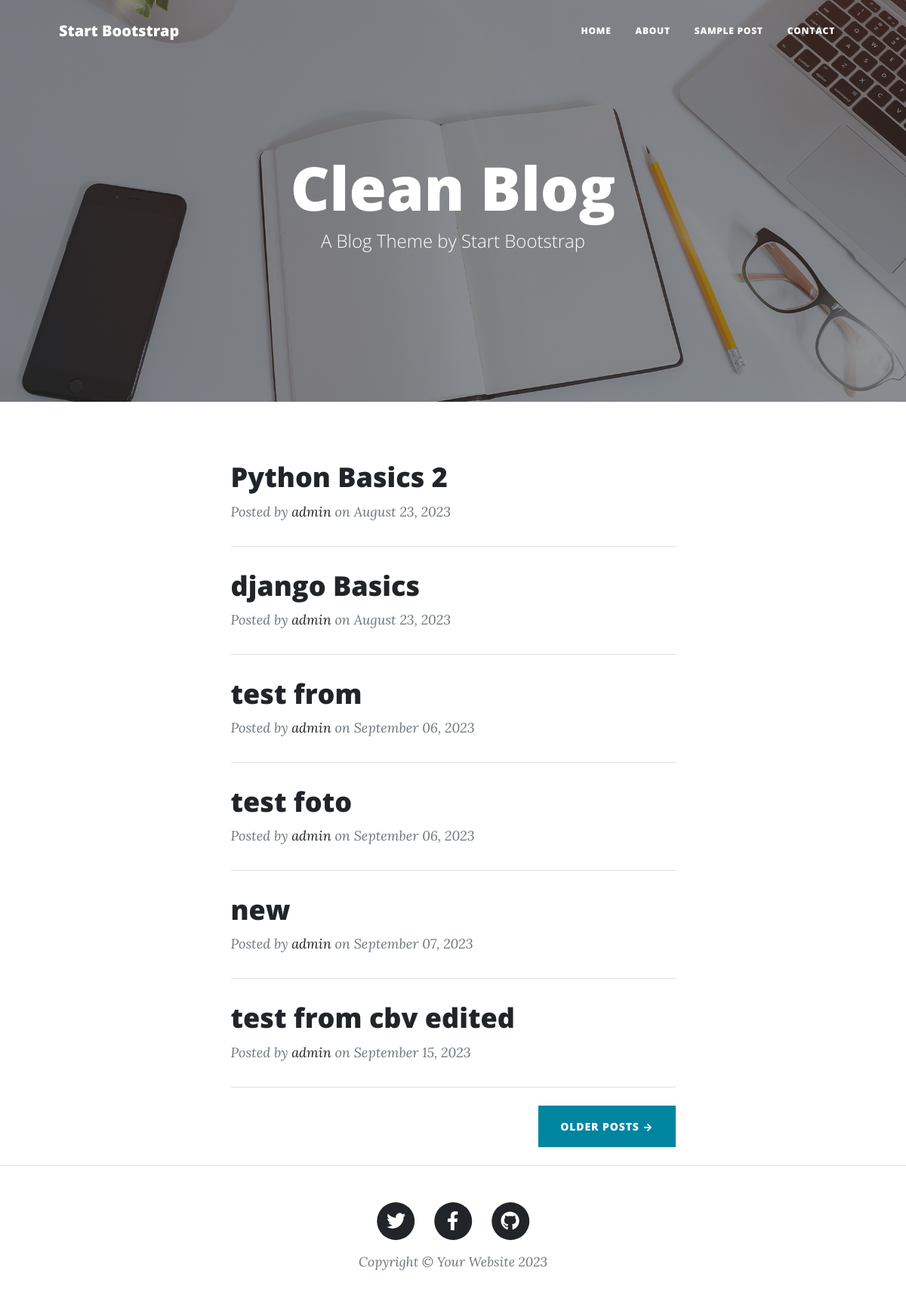
Screenshot of /blog/ with the database file from the repository.
### posts/models.py (models this page shows, shortened)
class Post(models.Model):
    author = models.ForeignKey(User,related_name='post_author' , on_delete=models.SET_NULL,null=True)
    title = models.CharField(max_length=120)
    content = models.TextField(max_length=100000)
    publish_date = models.DateTimeField(default=timezone.now)
    image = models.ImageField(upload_to='posts')
    tags = TaggableManager()
    slug = models.SlugField(null=True,blank=True)

### posts/views2.py (the view)
# urls.py: path('blog/' , PostList.as_view()),
class PostList(generic.ListView):
    model = Post

### posts/templates/posts/post_list.html (shortened to what this page needs)
{% load static %}
<!DOCTYPE html>
<html lang="en">
    <head>
        <link href="{% static 'css/styles.css' %}" rel="stylesheet" />
    </head>
    <body>
        <nav class="navbar navbar-expand-lg navbar-light" id="mainNav">
            <div class="container px-4 px-lg-5">
                <a class="navbar-brand" href="index.html">Start Bootstrap</a>
                <div class="collapse navbar-collapse" id="navbarResponsive">
                    <ul class="navbar-nav ms-auto py-4 py-lg-0">
                        <li class="nav-item"><a class="nav-link px-lg-3 py-3 py-lg-4" href="index.html">Home</a></li>
                        <li class="nav-item"><a class="nav-link px-lg-3 py-3 py-lg-4" href="about.html">About</a></li>
                        <li class="nav-item"><a class="nav-link px-lg-3 py-3 py-lg-4" href="post.html">Sample Post</a></li>
                        <li class="nav-item"><a class="nav-link px-lg-3 py-3 py-lg-4" href="contact.html">Contact</a></li>
                    </ul>
                </div>
            </div>
        </nav>
        <header class="masthead" style="background-image: url('{% static 'assets/img/home-bg.jpg' %}')">
            <div class="container position-relative px-4 px-lg-5">
                <div class="row gx-4 gx-lg-5 justify-content-center">
                    <div class="col-md-10 col-lg-8 col-xl-7">
                        <div class="site-heading">
                            <h1>Clean Blog</h1>
                            <span class="subheading">A Blog Theme by Start Bootstrap</span>
                        </div>
                    </div>
                </div>
            </div>
        </header>
        <div class="container px-4 px-lg-5">
            <div class="row gx-4 gx-lg-5 justify-content-center">
                <div class="col-md-10 col-lg-8 col-xl-7">
                    {% for post in post_list %}
                        <div class="post-preview">
                            <a href="/blog/{{post.slug}}">
                                <h2 class="post-title">{{post.title}}</h2>
                            </a>
                            <p class="post-meta">
                                Posted by
                                <a href="#!">{{post.author}}</a>
                                on {{post.publish_date|date:"F d, o"}}
                            </p>
                        </div>
                        <hr class="my-4" />
                    {% endfor %}
                    <div class="d-flex justify-content-end mb-4"><a class="btn btn-primary text-uppercase" href="#!">Older Posts →</a></div>
                </div>
            </div>
        </div>
        <footer class="border-top">
            <div class="container px-4 px-lg-5">
                <div class="row gx-4 gx-lg-5 justify-content-center">
                    <div class="col-md-10 col-lg-8 col-xl-7">
                        <ul class="list-inline text-center">
                            <li class="list-inline-item">
                                <a href="#!">
                                    <span class="fa-stack fa-lg">
                                        <i class="fas fa-circle fa-stack-2x"></i>
                                        <i class="fab fa-twitter fa-stack-1x fa-inverse"></i>
                                    </span>
                                </a>
                            </li>
                            <li class="list-inline-item">
                                <a href="#!">
                                    <span class="fa-stack fa-lg">
                                        <i class="fas fa-circle fa-stack-2x"></i>
                                        <i class="fab fa-facebook-f fa-stack-1x fa-inverse"></i>
                                    </span>
                                </a>
                            </li>
                            <li class="list-inline-item">
                                <a href="#!">
                                    <span class="fa-stack fa-lg">
                                        <i class="fas fa-circle fa-stack-2x"></i>
                                        <i class="fab fa-github fa-stack-1x fa-inverse"></i>
                                    </span>
                                </a>
                            </li>
                        </ul>
                        <div class="small text-center text-muted fst-italic">Copyright &copy; Your Website 2023</div>
                    </div>
                </div>
            </div>
        </footer>
    </body>
</html>

### rows the page displays
Post: title "Python Basics 2", author "admin", publish_date "August 23, 2023"
Post: title "django Basics", author "admin", publish_date "August 23, 2023"
Post: title "test from", author "admin", publish_date "September 06, 2023"
Post: title "test foto", author "admin", publish_date "September 06, 2023"
Post: title "new", author "admin", publish_date "September 07, 2023"
Post: title "test from cbv edited", author "admin", publish_date "September 15, 2023"
